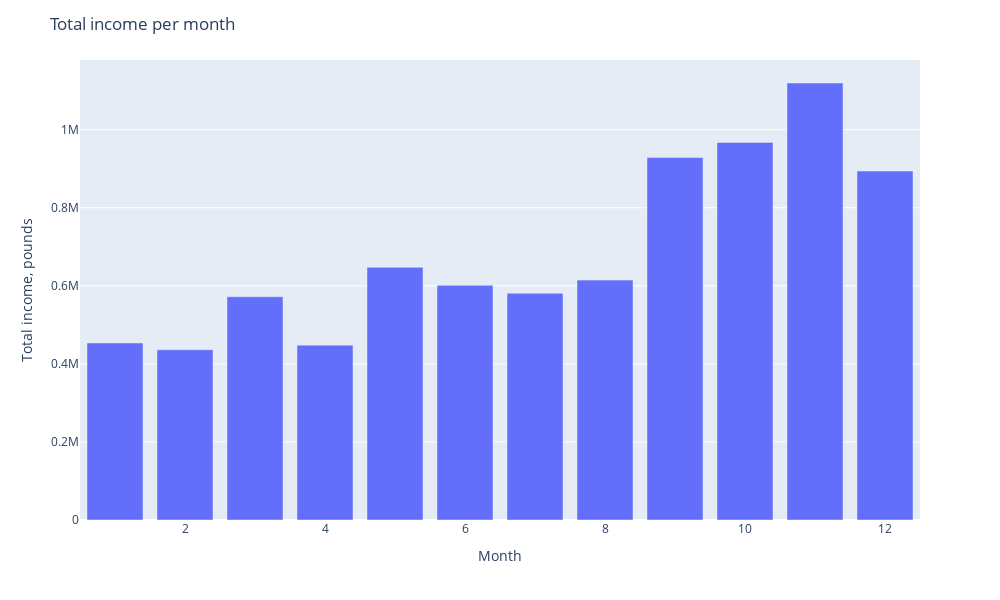

Notebook code cell kept with this figure:
### Code cell
month_price_sum = data_nonzero_price.groupby(by='Month')['TotalPrice'].sum()

month_price_fig = px.bar(
    month_price_sum,
    x=month_price_sum.index,
    y=month_price_sum.values
    )
month_price_fig.update_layout(
        autosize=False, 
        width=1000, 
        height=600,
        title_text="Total income per month")
month_price_fig.layout.xaxis.title.text = "Month"
month_price_fig.layout.yaxis.title.text = "Total income, pounds"
month_price_fig.show()

### Figure 1 — Plotly figure (JSON) as saved in the notebook; plotly's stock layout.template omitted (floating-point values rounded to 4 significant figures)
{"data": [{"alignmentgroup": "True", "hovertemplate": "Month=%{x}<br>y=%{y}<extra></extra>", "legendgroup": "", "marker": {"color": "#636efa", "pattern": {"shape": ""}}, "name": "", "offsetgroup": "", "orientation": "v", "showlegend": false, "textposition": "auto", "type": "bar", "x": [1, 2, 3, 4, 5, 6, 7, 8, 9, 10, 11, 12], "xaxis": "x", "y": [453600.0, 436000.0, 571900.0, 447900.0, 647400.0, 601200.0, 581000.0, 614700.0, 928600.0, 967400.0, 1120000.0, 894100.0], "yaxis": "y"}], "layout": {"autosize": false, "barmode": "relative", "height": 600, "legend": {"tracegroupgap": 0}, "margin": {"t": 60}, "title": {"text": "Total income per month"}, "width": 1000, "xaxis": {"anchor": "y", "domain": [0, 1], "title": {"text": "Month"}}, "yaxis": {"anchor": "x", "domain": [0, 1], "title": {"text": "Total income, pounds"}}}}
